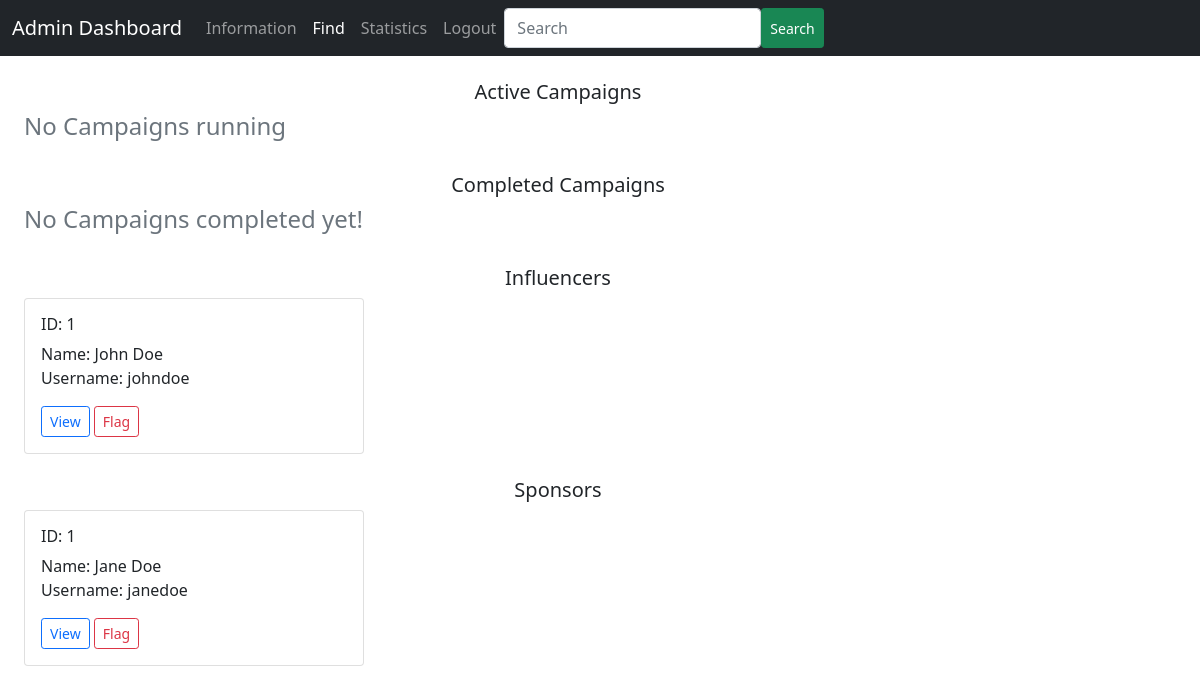
/admin_find, run on an earlier commit of the app's database.
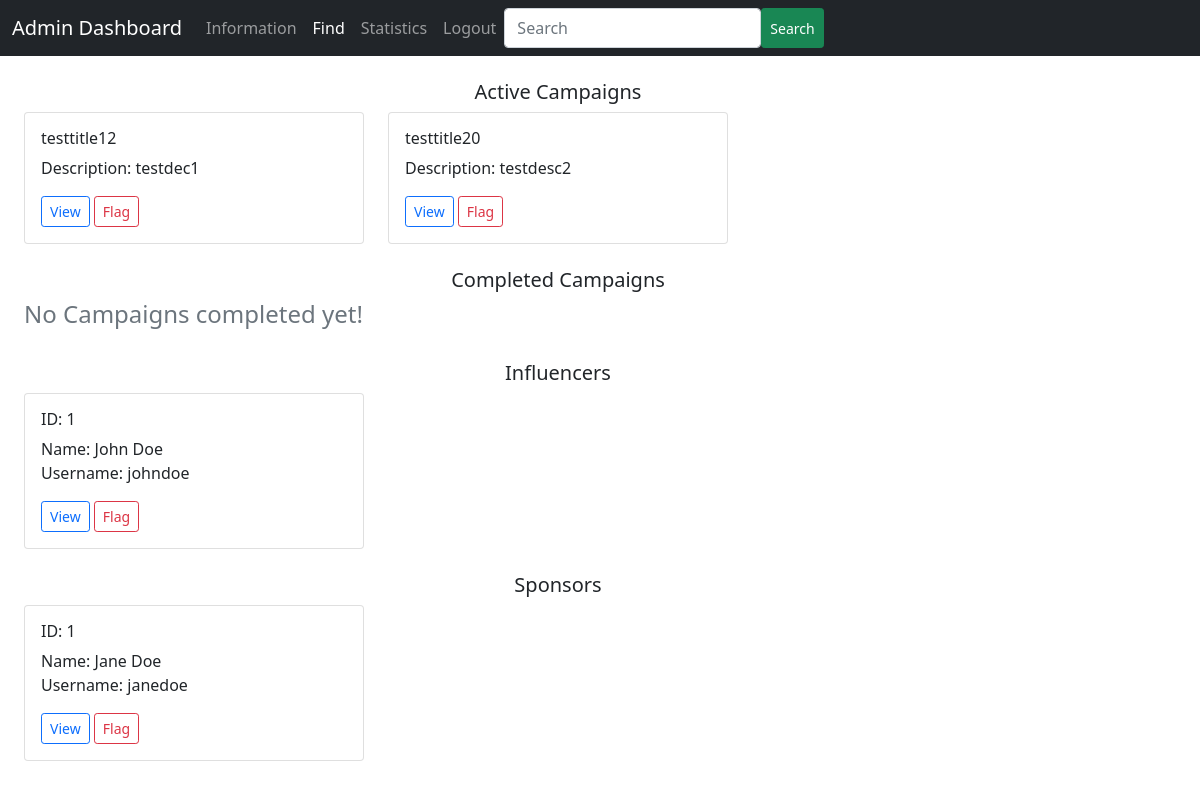
And on a later commit of the database.
### backend/models.py (models this page shows)
class Campaign(db.Model):
    __tablename__ = 'campaign'
    id = db.Column(db.Integer, primary_key=True)
    sponsor_id = db.Column(db.Integer, db.ForeignKey('sponsor.id'), nullable=False)
    visibility = db.Column(db.Enum('private', 'public'), default='public', nullable=False)
    title = db.Column(db.String, nullable=False)
    description = db.Column(db.String)
    goal = db.Column(db.String)
    start_date = db.Column(db.Date, nullable=False)
    end_date = db.Column(db.Date, nullable=False)
    budget = db.Column(db.Float, nullable=False)
    flagged = db.Column(db.Boolean, default=False)
    ad_request = db.relationship('Ad_Request', backref='campaign')

### backend/controllers.py (the view)
@app.route('/admin_find', methods=['GET', 'POST'])
def admin_find():
    return render_template('admin_find.html', active_campaigns=fetch_active_campaigns(), completed_campaigns=fetch_completed_campaigns(),
                           all_influencers=fetch_all_influencers(), all_sponsors=fetch_all_sponsors())

### backend/controllers.py (called while the page is built)
def fetch_all_influencers():
    influencers = Influencer.query.filter_by(flagged=False).all()
    all_influencers = {}
    for influencer in influencers:
        if influencer.id not in all_influencers.keys():
            all_influencers[influencer.id] = {'fname': influencer.first_name, 'lname': influencer.last_name, 'username': influencer.username}
    return all_influencers

def fetch_all_sponsors():
    sponsors = Sponsor.query.filter_by(flagged=False).all()
    all_sponsors = {}
    for sponsor in sponsors:
        if sponsor.id not in all_sponsors.keys():
            all_sponsors[sponsor.id] = {'fname': sponsor.first_name, 'lname': sponsor.last_name, 'username': sponsor.username}
    return all_sponsors

### templates/admin_find.html (shortened to what the changed rows need)
<!DOCTYPE html>
<html lang="en">
<head>
    <link href="https://cdn.jsdelivr.net/npm/bootstrap@5.0.2/dist/css/bootstrap.min.css" rel="stylesheet">
</head>
<body>
    <div id="container">
        <div class="container row">
            <h5 class="text-center"><br>Active Campaigns</h5>
            {% if active_campaigns %}
                {% for key, value in active_campaigns.items() %}
                    <div class="col-sm-4">
                        <div class="card">
                            <div class="card-body">
                                <h6 class="card-title">{{ value.title }}</h6>
                                <p class="card-text">
                                    Description: {{ value.description }} <br>
                                </p>
                                <a href="/campaign_details/{{ key }}" class="btn btn-outline-primary btn-sm">View</a>
                                <button type="button" class="btn btn-outline-danger btn-sm">Flag</button>
                            </div>
                        </div>
                    </div>
                {% endfor %}
            {% else %}
                <h4 class="text-secondary">No Campaigns running</h4>
            {% endif %}
        </div>
    </div>
</body>
</html>

What changed in the data, as far as the page shows it:
added Campaign: title "testtitle12", description "testdec1"
added Campaign: title "testtitle20", description "testdesc2"
Also different on the page:
new list line: "Description: View Flag"
text no longer shown: "No Campaigns running"
